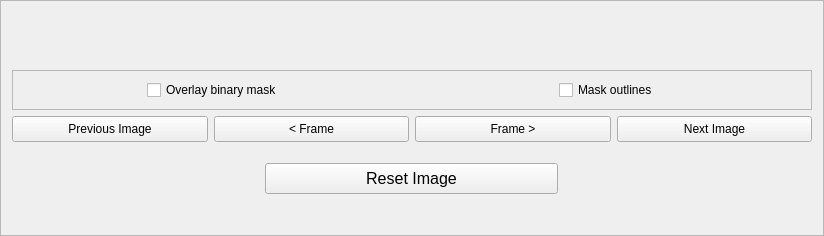
                    <widget class="QFrame" name="frame_2">
                        <property name="frameShape">
                            <enum>QFrame::StyledPanel</enum>
                        </property>
                        <property name="frameShadow">
                            <enum>QFrame::Raised</enum>
                        </property>
                        <layout class="QGridLayout" name="gridLayout_19">
                            <item row="6" column="0">
                                <layout class="QGridLayout" name="gridLayout_26">
                                    <item row="0" column="0" alignment="Qt::AlignCenter">
                                        <widget class="QLabel" name="imagelabel">
                                            <property name="toolTip">
                                                <string>&lt;html&gt;&lt;head/&gt;&lt;body&gt;&lt;p&gt;Image file name&lt;/p&gt;&lt;/body&gt;&lt;/html&gt;</string>
                                            </property>
                                            <property name="styleSheet">
                                                <string notr="true">font: 12pt &quot;Arial&quot;;</string>
                                            </property>
                                            <property name="text">
                                                <string></string>
                                            </property>
                                        </widget>
                                    </item>
                                </layout>
                            </item>
                            <item row="8" column="0">
                                <layout class="QVBoxLayout" name="verticalLayout_4">
                                    <item>
                                        <widget class="QFrame" name="frame_8">
                                            <property name="frameShape">
                                                <enum>QFrame::StyledPanel</enum>
                                            </property>
                                            <property name="frameShadow">
                                                <enum>QFrame::Raised</enum>
                                            </property>
                                            <layout class="QGridLayout" name="gridLayout_28">
                                                <item row="0" column="1" alignment="Qt::AlignCenter">
                                                    <widget class="QCheckBox" name="maskoncheck">
                                                        <property name="styleSheet">
                                                            <string notr="true">font: 10pt &quot;Arial&quot;;</string>
                                                        </property>
                                                        <property name="text">
                                                            <string>Overlay binary mask</string>
                                                        </property>
                                                    </widget>
                                                </item>
                                                <item row="0" column="2" alignment="Qt::AlignCenter">
                                                    <widget class="QCheckBox" name="outlinesoncheck">
                                                        <property name="styleSheet">
                                                            <string notr="true">font: 10pt &quot;Arial&quot;;</string>
                                                        </property>
                                                        <property name="text">
                                                            <string>Mask outlines</string>
                                                        </property>
                                                    </widget>
                                                </item>
                                                <item row="0" column="0">
                                                    <layout class="QVBoxLayout" name="verticalLayout_10"/>
                                                </item>
                                            </layout>
                                        </widget>
                                    </item>
                                </layout>
                            </item>
                            <item row="9" column="0">
                                <layout class="QGridLayout" name="gridLayout_7">
                                    <item row="3" column="1">
                                        <widget class="QPushButton" name="prevFrameButton">
                                            <property name="styleSheet">
                                                <string notr="True">QPushButton { padding-left: 10px; padding-right:
                                                    10px; padding-top: 5px; padding-bottom: 5px; }
                                                </string>
                                            </property>
                                            <property name="text">
                                                <string>&lt; Frame</string>
                                            </property>
                                            <property name="styleSheet">
                                                <string notr="true">font: 10pt &quot;Arial&quot;;</string>
                                            </property>
                                        </widget>
                                    </item>
                                    <item row="3" column="3">
                                        <widget class="QPushButton" name="nextimg">
                                            <property name="styleSheet">
                                                <string notr="True">QPushButton { padding-left: 10px; padding-right:
                                                    10px; padding-top: 5px; padding-bottom: 5px; }
                                                </string>
                                            </property>
                                            <property name="toolTip">
                                                <string>&lt;html&gt;&lt;head/&gt;&lt;body&gt;&lt;p&gt;Next image&lt;/p&gt;&lt;/body&gt;&lt;/html&gt;</string>
                                            </property>
                                            <property name="styleSheet">
                                                <string notr="true">font: 10pt &quot;Arial&quot;;</string>
                                            </property>
                                            <property name="text">
                                                <string>Next Image</string>
                                            </property>
                                        </widget>
                                    </item>
                                    <item row="3" column="0">
                                        <widget class="QPushButton" name="previmg">
                                            <property name="styleSheet">
                                                <string notr="True">QPushButton { padding-left: 10px; padding-right:
                                                    10px; padding-top: 5px; padding-bottom: 5px; }
                                                </string>
                                            </property>
                                            <property name="toolTip">
                                                <string>&lt;html&gt;&lt;head/&gt;&lt;body&gt;&lt;p&gt;Previous image&lt;/p&gt;&lt;/body&gt;&lt;/html&gt;</string>
                                            </property>
                                            <property name="styleSheet">
                                                <string notr="true">font: 10pt &quot;Arial&quot;;</string>
                                            </property>
                                            <property name="text">
                                                <string>Previous Image</string>
                                            </property>
                                        </widget>
                                    </item>
                                    <item row="3" column="2">
                                        <widget class="QPushButton" name="nextFrameButton">
                                            <property name="styleSheet">
                                                <string notr="True">QPushButton { padding-left: 10px; padding-right:
                                                    10px; padding-top: 5px; padding-bottom: 5px; }
                                                </string>
                                            </property>
                                            <property name="text">
                                                <string>Frame &gt;</string>
                                            </property>
                                            <property name="styleSheet">
                                                <string notr="true">font: 10pt &quot;Arial&quot;;</string>
                                            </property>
                                        </widget>
                                    </item>
                                </layout>
                            </item>
                            <item row="0" column="0">
                                <spacer name="horizontalSpacer_2">
                                    <property name="orientation">
                                        <enum>Qt::Horizontal</enum>
                                    </property>
                                    <property name="sizeType">
                                        <enum>QSizePolicy::Fixed</enum>
                                    </property>
                                    <property name="sizeHint" stdset="0">
                                        <size>
                                            <width>800</width>
                                            <height>20</height>
                                        </size>
                                    </property>
                                </spacer>
                            </item>
                            <item row="10" column="0">
                                <layout class="QGridLayout" name="gridLayout_24"/>
                            </item>
                            <item row="13" column="0">
                                <spacer name="verticalSpacer_4">
                                    <property name="orientation">
                                        <enum>Qt::Vertical</enum>
                                    </property>
                                    <property name="sizeType">
                                        <enum>QSizePolicy::Fixed</enum>
                                    </property>
                                    <property name="sizeHint" stdset="0">
                                        <size>
                                            <width>20</width>
                                            <height>30</height>
                                        </size>
                                    </property>
                                </spacer>
                            </item>
                            <item row="5" column="0">
                                <spacer name="verticalSpacer_8">
                                    <property name="orientation">
                                        <enum>Qt::Vertical</enum>
                                    </property>
                                    <property name="sizeType">
                                        <enum>QSizePolicy::Fixed</enum>
                                    </property>
                                    <property name="sizeHint" stdset="0">
                                        <size>
                                            <width>20</width>
                                            <height>13</height>
                                        </size>
                                    </property>
                                </spacer>
                            </item>
                            <item row="11" column="0">
                                <spacer name="verticalSpacer_12">
                                    <property name="orientation">
                                        <enum>Qt::Vertical</enum>
                                    </property>
                                    <property name="sizeType">
                                        <enum>QSizePolicy::Fixed</enum>
                                    </property>
                                    <property name="sizeHint" stdset="0">
                                        <size>
                                            <width>20</width>
                                            <height>15</height>
                                        </size>
                                    </property>
                                </spacer>
                            </item>
                            <item row="2" column="0">
                                <layout class="QVBoxLayout" name="verticalLayout_3"/>
                            </item>
                            <item row="12" column="0" alignment="Qt::AlignCenter">
                                <widget class="QPushButton" name="reset_image_push">
                                    <property name="styleSheet">
                                        <string notr="True">QPushButton { padding-left: 100px; padding-right: 100px;
                                            padding-top: 5px; padding-bottom: 5px; }
                                        </string>
                                    </property>
                                    <property name="font">
                                        <font>
                                            <pointsize>12</pointsize>
                                        </font>
                                    </property>
                                    <property name="toolTip">
                                        <string>&lt;html&gt;&lt;head/&gt;&lt;body&gt;&lt;p&gt;Reset brightness and
                                            contrast&lt;/p&gt;&lt;/body&gt;&lt;/html&gt;
                                        </string>
                                    </property>
                                    <property name="text">
                                        <string>Reset Image</string>
                                    </property>
                                </widget>
                            </item>
                            <item row="1" column="0">
                                <spacer name="verticalSpacer_6">
                                    <property name="orientation">
                                        <enum>Qt::Vertical</enum>
                                    </property>
                                    <property name="sizeType">
                                        <enum>QSizePolicy::Fixed</enum>
                                    </property>
                                    <property name="sizeHint" stdset="0">
                                        <size>
                                            <width>20</width>
                                            <height>5</height>
                                        </size>
                                    </property>
                                </spacer>
                            </item>
                        </layout>
                    </widget>
